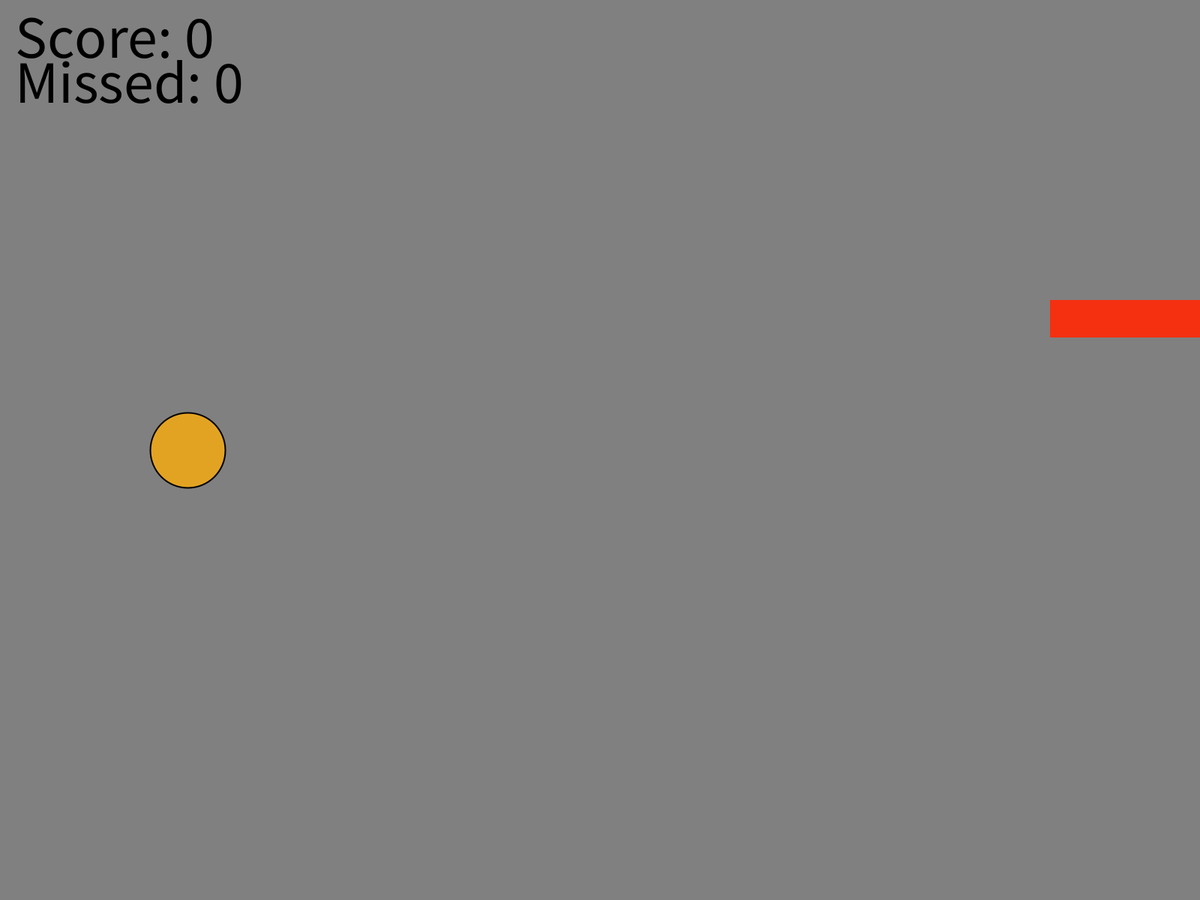
Frame 1 (no input)
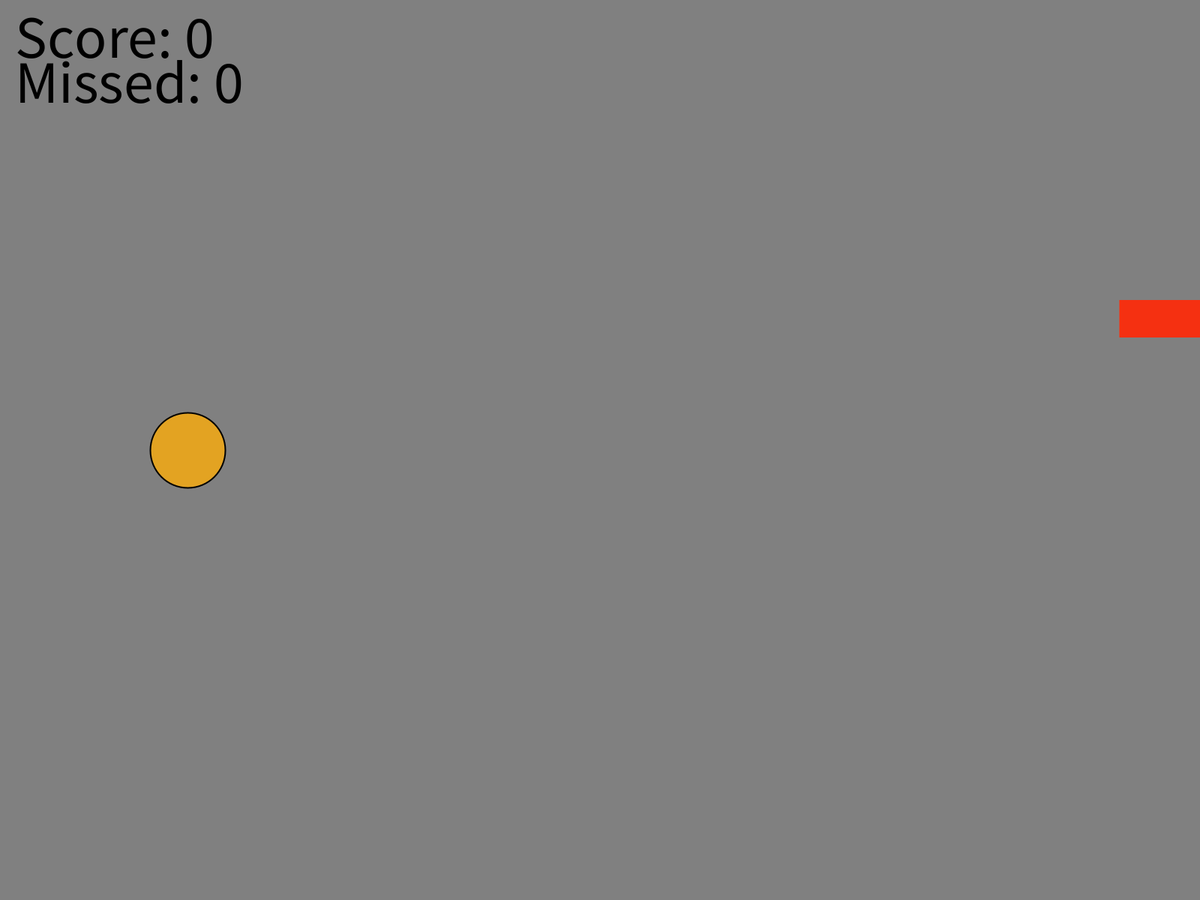
Frame 60 (the mouse pressed at the canvas centre just before this capture)
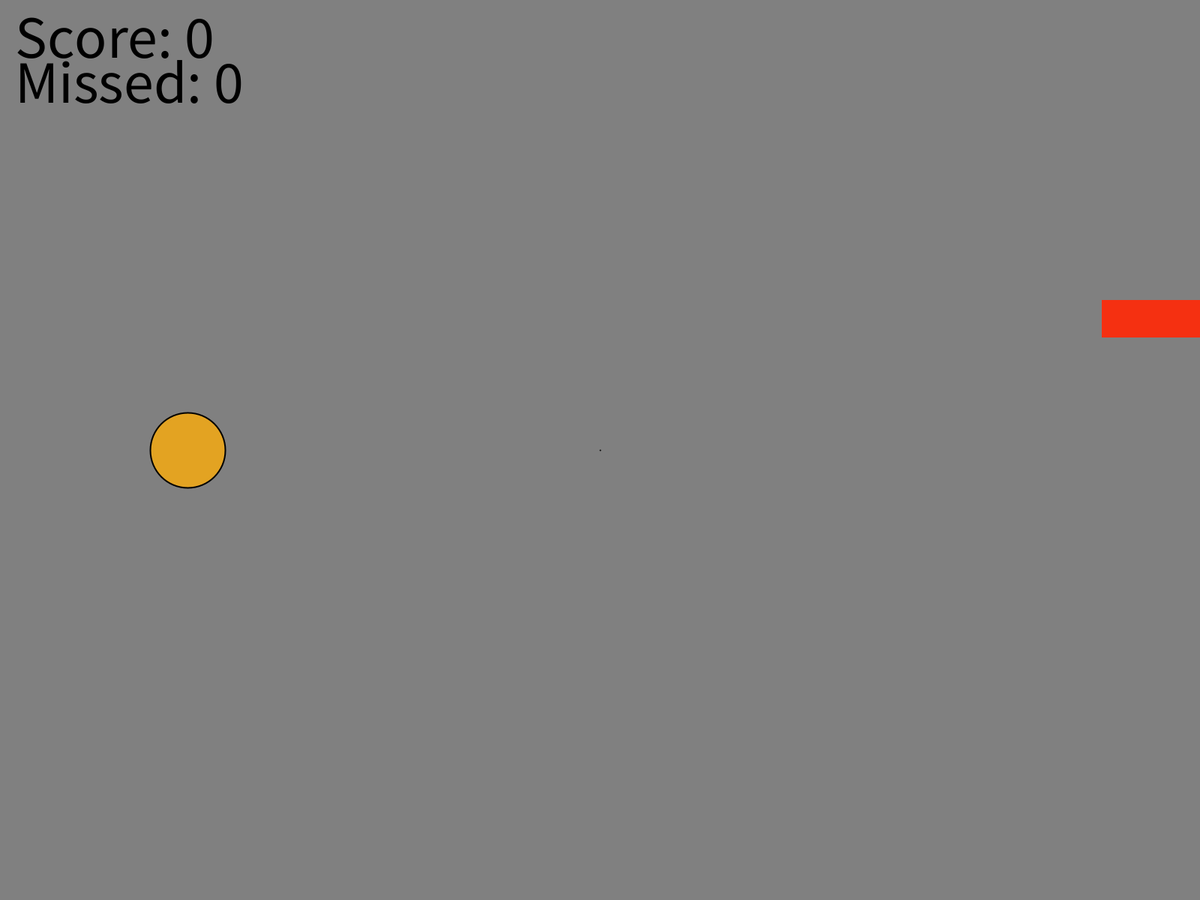
Frame 120 (the mouse held since frame 60 and released just before this capture)

The Processing sketch that drew these frames (run headless with seeded random() and noise(); from frame 60 on, the mouse is pressed at the canvas centre):

// Processing sketch: Mauhay_Project5_Physics
// ── Mauhay_Project5_Physics.pde
Ball myBall;
Net myNet;
PVector wind = new PVector (0.05,0);
PVector gravity = new PVector (0,0.5) ;

PVector mouseClickPos = new PVector();
PVector mouseReleasePos = new PVector();

boolean isDragging = false;
boolean released = false;
boolean ballMissed = false;

int score;
int missed;
int grounded;

void setup()
{
  fullScreen();
  myBall = new Ball();
  myNet = new Net();
}

void draw()
{
  background(128);
  
  textSize(80);
  fill(0);
  textAlign(LEFT,TOP);
  text("Score: " + score,20,20);
  text("Missed: " + missed,20,80);
  
  if (released)
  {
  myBall.addForce(gravity);
  myBall.update();
  
  if (myNet.ballOverlap(myBall) && myBall.velocity.y > 0)
  {
    if(grounded <= 0)
    {
    score ++ ;
    background(#59EA32);
    myBall = new Ball();
    released = false;
    }
  }
  if (myBall.pos.y >= 1000 && !ballMissed) {
      println("Missed");
      missed++;
      ballMissed = true;
      
      myBall = new Ball();
      released = false;
      ballMissed = false;
    }
  }
  
      if(isDragging)
  {
    line(mouseClickPos.x, mouseClickPos.y, mouseX, mouseY);
  }
  myNet.update();
  myNet.render();
  myBall.render(); 
}

void mousePressed()
{
  if(!isDragging && !released)
  {
  mouseClickPos = new PVector(mouseX, mouseY);
  isDragging = true;
  }
}

void mouseReleased()
{
  if(isDragging)
  {
    mouseReleasePos = new PVector(mouseX, mouseY);
    isDragging = false;
    released = true;
    
    PVector _vectorOffset = mouseClickPos.sub(mouseReleasePos);
    float _magnitude = mag(_vectorOffset.x, _vectorOffset.y);
    PVector _dir = _vectorOffset.normalize();
    
    myBall.addForce(_dir.mult(_magnitude/14));
  }
  
}

// ── Ball.pde
class Ball
{
  PVector pos = new PVector(250,height/2);
  float radius = 100;
  
  PVector velocity = new PVector();
  PVector acceleration = new PVector(0.1,0.1);
  
  float velocityLimit = 20;
  float mass = 1;
  
  void render()
  {
   fill(#E3A322);
   stroke(#000000);
   strokeWeight(2);
   circle(pos.x,pos.y,radius);
  }
  
  void addForce(PVector force)
  {
    PVector f = PVector.div(force, mass);
    acceleration.add(f);
  }
  
  void checkBounce()
  {
   if(pos.y > height - (radius/2))
   {
    velocity.y *= -1;
    velocity.y = lerp(velocity.y,0,0.2);
    pos.y = height - (radius/2);
   }
   else if(pos.x > width - (radius/2))
   {
    velocity.x *= -1;
    pos.x = width - (radius/2);
   }
  }
  
  void update()
  {
   velocity.add(acceleration);
   //velocity.limit(velocityLimit);
   pos.add(velocity);
   acceleration.mult(0);
   velocity.x = lerp(velocity.x, 0 , 0.01);
   
   checkBounce();
  }
}

// ── Net.pde
class Net
{
 PVector pos = new PVector (1400, 400);
 PVector extend = new PVector(200,50);
 
 float angle = 0;
 float amplitude = 100;
 float speed = 0.02;
 
 void update()
 {
   pos.x = 1400 + amplitude *sin(angle);
   angle += speed;
 }
 
 boolean ballOverlap(Ball _ball) 
 {
   return (_ball.pos.x > pos.x && _ball.pos.x < pos.x + extend.x &&
           _ball.pos.y > pos.y && _ball.pos.y < pos.y + extend.y);
 }
 
 void render()
 {
  noStroke();
  fill(#F53011);
  rect(pos.x, pos.y,extend.x,extend.y); 
 }
}
